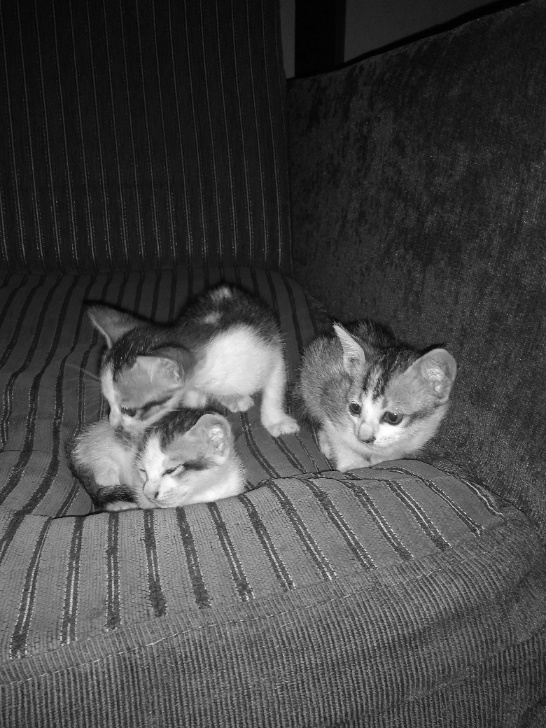
#> input picture anak kucing grey.jpg, 546 x 728 px
$ jupyter execute 'Histogram Equalisasi.ipynb'
#> lines starting #> are read from the running program, lines starting #| are printed output that depends on the picture
# EQUALISASI HISTOGRAM
### Merupakan suatu cara yang bertujuan untuk memperoleh histogram yang intensitasnya terdistribusi secara seragam pada citra. Pendekatan yang dilakukan adalah untuk mendapatkan aras keabuan yang lebih luas pada daerah yang memiliki banyak piksel  dan mempersempit aras keabuan pada daerah yang berpiksel sedikit. Efeknya dapat digunakan untuk meningkatkan kontras secara menyeluruh.

## openCV fungsi:  cv2.equalizeHist(src[, dst])

[cell 1]
import cv2
import matplotlib.pyplot as plt
import numpy as np

gambar = cv2.imread('anak kucing grey.jpg',0)
#> gambar is the input picture: shape (728, 546); min 0, max 255, mean 69.7

# lihat ukuran gambar (jika tidak ada ukuran araynya berarti gambar tidak ada di folder)
gambar.shape
#> Out = (728, 546)

[cell 2]
# Tampil gambar
cv2.imshow('gambar',gambar)
cv2.waitKey()
cv2.destroyAllWindows()

[cell 3]
# lakukan perhitungan untuk histogram
hist_asli=cv2.calcHist([gambar],[0],None,[256],[0,256])
#> hist_asli = 256 values, max 7170 at index 21, min 17 at index 254, mean 1552.7
plt.plot(hist_asli)
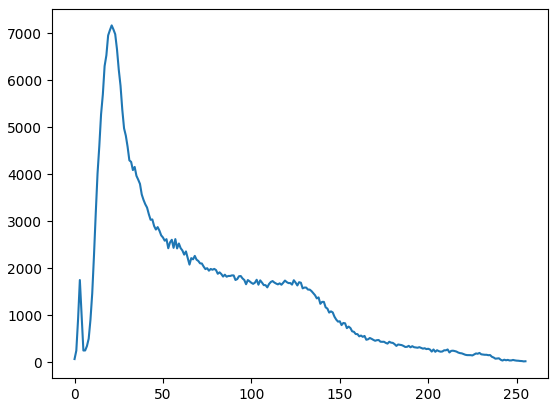
#> figure drawn by matplotlib, 1 panel; curve peaks at x = 21, y = 7170

[cell 4]
gambar_equal=cv2.equalizeHist(gambar)
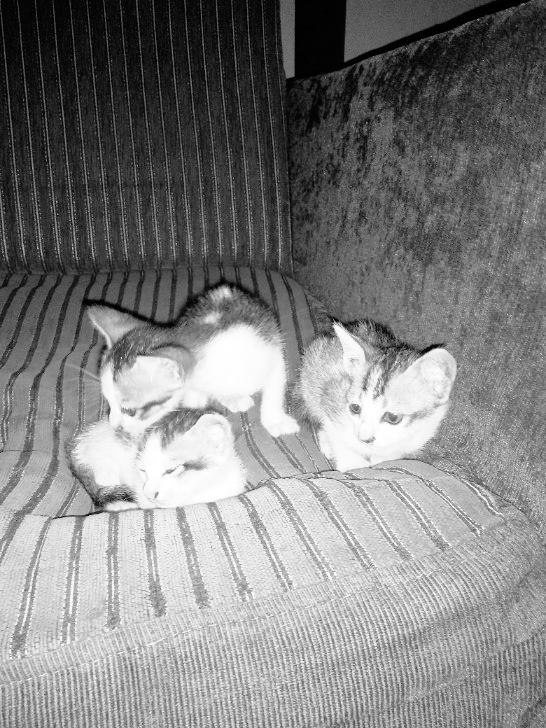
#> gambar_equal: shape (728, 546); min 0, max 255, mean 128.5
rgb_ekualisasi=cv2.cvtColor(gambar_equal,cv2.COLOR_GRAY2RGB)
plt.imshow(rgb_ekualisasi)
plt.title('Gambar Equalisasi')
plt.show()

hist_equalisasi=cv2.calcHist([gambar_equal],[0],None,[256],[0,256])
#> hist_equalisasi = 256 values, max 7170 at index 43, min 0 at index 7, mean 1552.7
plt.title('Grafik Histogram Equalisasi')
plt.plot(hist_equalisasi)
#> figure, not shown here; curve peaks at x = 43, y = 7170

[cell 5]
# concatenate untuk menampil gambar berdampingan
gambar_conconate_horiz=np.concatenate((gambar,gambar_equal),axis=1)
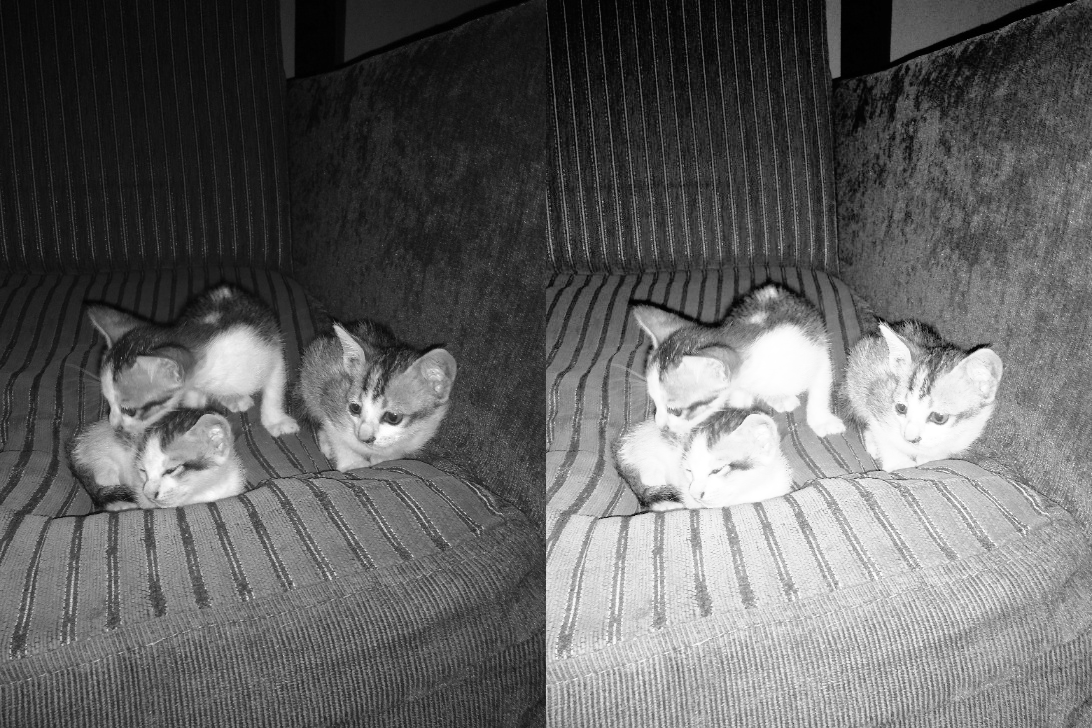
#> gambar_conconate_horiz: shape (728, 1092); min 0, max 255, mean 99.1
# axis=1 untuk tampil gambar horizontal dan axis=0 untuk tampil gambar secara vertikal


# tampilkan gambar secara horizontal
cv2.imshow('Perbandingan Gambar Equalisasi',gambar_conconate_horiz)
cv2.waitKey()
cv2.destroyAllWindows()

# Ekualisasi Gambar Warna

[cell 6]
gambar=cv2.imread('anak kucing.jpg')
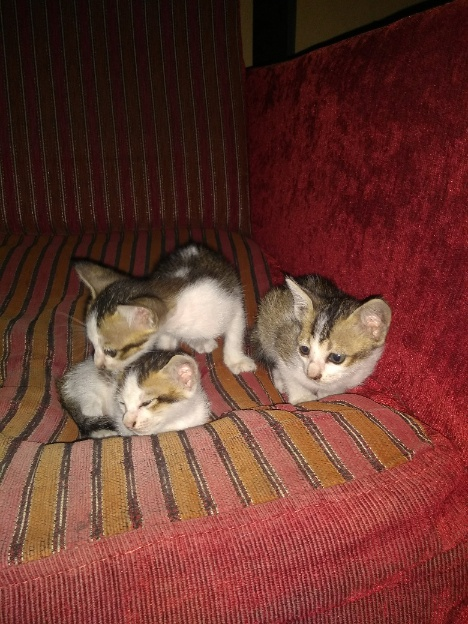
#> input picture Anak Kucing.jpg, 468 x 624 px, found by its file name
#> gambar is the input picture: shape (624, 468, 3); mean B, G, R 47.7, 56.1, 105

# rubah gambar gbr openCV ke rgb matplotlib
gambar_bgr=cv2.cvtColor(gambar,cv2.COLOR_BGR2RGB)

# Tampilkan gambar
gambar_plot = plt.imshow(gambar_bgr)
plt.title('Gambar Asli')
plt.show()

# Pisahkan warna pada gambar
pisah_gambar=cv2.split(gambar)
warna=('b','g','r')

# lakukan perlukangan untuk setiap warna r,g dan b untuk histogram
for i, color in zip(pisah_gambar,warna):
    histr1=cv2.calcHist([i],[0],None,[256],[0,256])
    plt.plot(histr1,color=color)
    plt.xlim([0,256])
#> this loop made 3 passes
#> color on passes 1 to 3: 'b', 'g', 'r'
plt.title('Histogram Gambar Asli')
plt.show()
#> figure, not shown here; curve peaks at x = 10, y = 8662; curve peaks at x = 12, y = 7850; curve peaks at x = 43, y = 2754

# pisah bgr image ke 3 chanel
b,g,r = cv2.split(gambar)
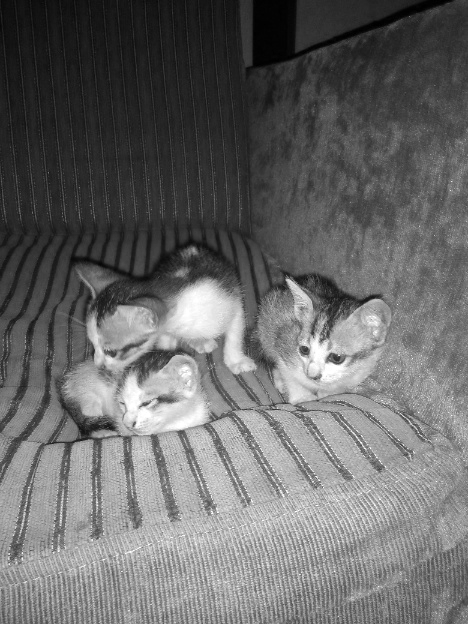
#> r: shape (624, 468); min 0, max 255, mean 105

b=cv2.equalizeHist(b);
g=cv2.equalizeHist(g);
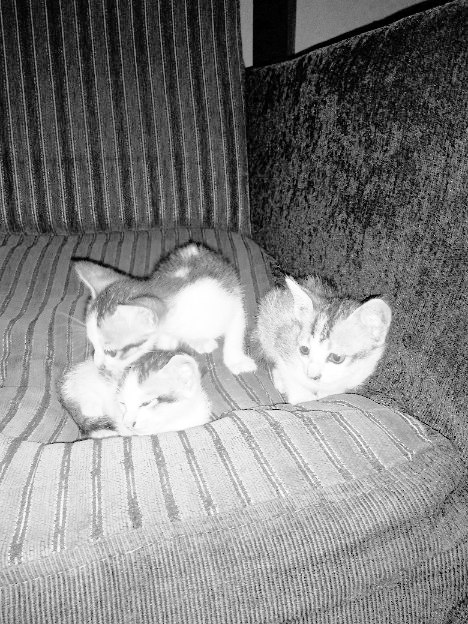
#> g: shape (624, 468); min 0, max 255, mean 128.8
r=cv2.equalizeHist(r);
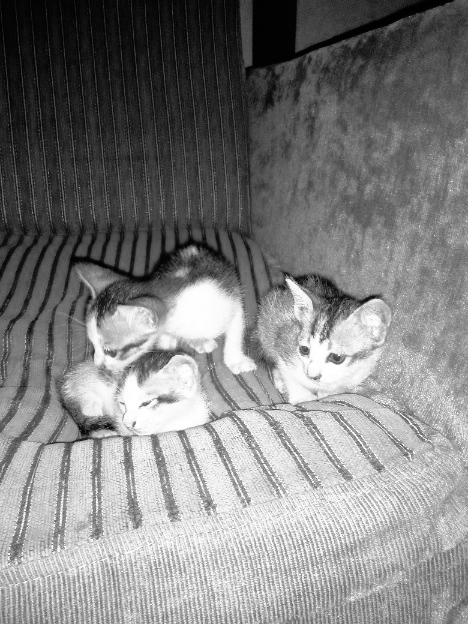
#> r: shape (624, 468); min 0, max 255, mean 128.2

# Gabung chanel
bgr_gabung=cv2.merge([b,g,r])
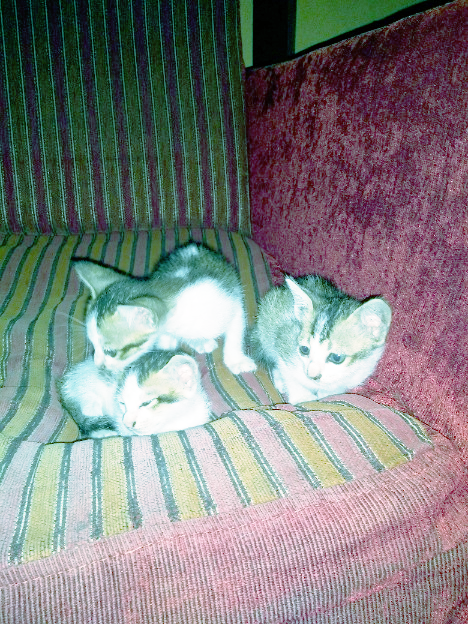
#> bgr_gabung: shape (624, 468, 3); mean B, G, R 128.2, 128.8, 128.2

# Rubah gambar hasil equalisasi gbr openCV ke rgb matplotlib
rgb_equalisasi=cv2.cvtColor(bgr_gabung,cv2.COLOR_BGR2RGB)

# Tampilkan gambar
plt.imshow(rgb_equalisasi)
plt.title('Gambar Equalisasi')
plt.show()

# Histogram Equalisasi
pisah_gambar=cv2.split(rgb_equalisasi)
# lakukan perlukangan untuk setiap warna r,g dan b untuk histogram
for i, color in zip(pisah_gambar,warna):
    histr2=cv2.calcHist([i],[0],None,[256],[0,256])
    plt.plot(histr2, color=color)
    plt.xlim([0,256])

plt.title('Histogram Gambar Equalisasi')
plt.show()
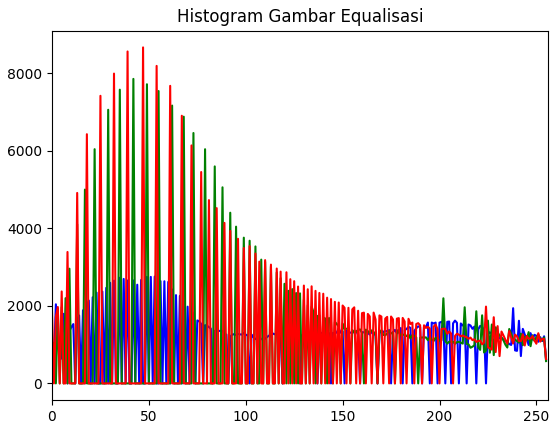
#> figure drawn by matplotlib, 1 panel; curve peaks at x = 53, y = 2754; curve peaks at x = 42, y = 7850; curve peaks at x = 47, y = 8662

[cell 7]
pisah_gambar=cv2.split(gambar)
warna=('b','g','r')
gambar_channel=[]
for i, color in zip(pisah_gambar,warna):
    gambar_channel.append(cv2.equalizeHist(i))
    gambar_equalisasi=cv2.merge(gambar_channel)
#> after the loop, gambar_channel = 3 items

# tampilkan gambar secara horizontal
gambar_horiz=np.concatenate((gambar, gambar_equalisasi),axis=1)
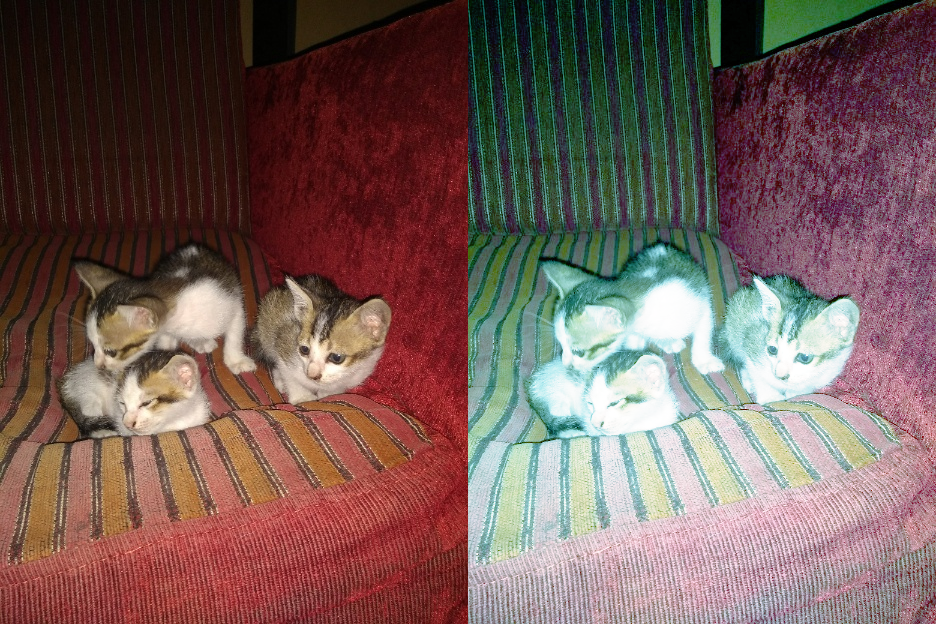
#> gambar_horiz: shape (624, 936, 3); mean B, G, R 87.9, 92.4, 116.6
cv2.imshow('Perbandingan Gambar Asli dan Gambar Equalisasi',gambar_horiz)
cv2.waitKey()
cv2.destroyAllWindows()
